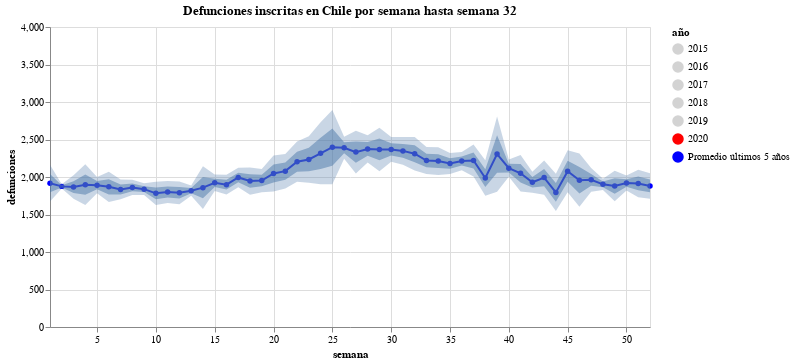

Notebook source saved alongside this figure:
### Code cell
#hide_input
label = alt.selection_single(
    encodings=['x'], # limit selection to x-axis value
    on='mouseover',  # select on mouseover events
    nearest=True,    # select data point nearest the cursor
    empty='none'     # empty selection includes no data points
)

base = alt.Chart(deaths_year_week.drop([i for i in np.arange(2010,2015)]).reset_index().melt("año", value_name="defunciones")).mark_line(point=True).encode(
    x = alt.X("semana:Q",scale=alt.Scale(domain=(1, 52))),
    y = alt.Y("defunciones", scale=alt.Scale(domain=(0,4000))),
    color=alt.Color('año:N', scale=alt.Scale(range=['lightgray', 'lightgray', 'lightgray', 'lightgray', 'lightgray', 'red',"blue"], 
                                             domain=["2015", "2016", "2017", "2018", "2019", "2020", "Promedio últimos 5 años"]))
)

alt.layer(
    base, # base line chart
    
    alt.Chart(df_expected.reset_index()).mark_area(
        opacity=0.5
    ).encode(
        x=alt.X("semana", scale=alt.Scale(domain=(1, 52))),
        y=alt.Y("lower:Q", axis=alt.Axis(title="defunciones")),
        y2="upper:Q"
    ),
    
    alt.Chart(df_expected.reset_index()).mark_area(
        opacity=0.3
    ).encode(
        x=alt.X("semana", scale=alt.Scale(domain=(1, 52))),
        y="lower 2:Q",
        y2="upper 2:Q"
    ),
    # add a rule mark to serve as a guide line
    alt.Chart().mark_rule(color='#aaa').encode(
        x = alt.X('semana:Q', scale=alt.Scale(domain=(1, 52)), axis=alt.Axis(title='semana'), sort=None)
    ).transform_filter(label),
    
    # add circle marks for selected time points, hide unselected points
    base.mark_circle().encode(
        opacity=alt.condition(label, alt.value(1), alt.value(0))
    ).add_selection(label),

    # add white stroked text to provide a legible background for labels
    base.mark_text(align='left', dx=5, dy=-5, stroke='white', strokeWidth=2).encode(
        text='defunciones'
    ).transform_filter(label),

    # add text labels for stock prices
    base.mark_text(align='left', dx=5, dy=-5).encode(
        text='defunciones'
    ).transform_filter(label),
    
    data=deaths_year_week.drop([i for i in np.arange(2010,2015)]).reset_index().melt("año", value_name="defunciones")
).properties(
    title = f'Defunciones inscritas en Chile por semana hasta semana {current_week-1}',
    width=600
)

### Figure 1 — Vega-Lite specification as saved in the notebook (floating-point values rounded to 4 significant figures; data arrays with more than 128 entries replaced by an {"elided": "..."} marker saying what was removed)
{"config": {"view": {"continuousWidth": 400, "continuousHeight": 300}}, "layer": [{"data": {"name": "data-0583bb694482f3da28ceab995e3ea9e0"}, "mark": {"type": "line", "point": true}, "encoding": {"color": {"type": "nominal", "field": "año", "scale": {"domain": ["2015", "2016", "2017", "2018", "2019", "2020", "Promedio últimos 5 años"], "range": ["lightgray", "lightgray", "lightgray", "lightgray", "lightgray", "red", "blue"]}}, "x": {"type": "quantitative", "field": "semana", "scale": {"domain": [1, 52]}}, "y": {"type": "quantitative", "field": "defunciones", "scale": {"domain": [0, 4000]}}}}, {"data": {"name": "data-9d1985f9641f2876fa6991554ca56a44"}, "mark": {"type": "area", "opacity": 0.5}, "encoding": {"x": {"type": "quantitative", "field": "semana", "scale": {"domain": [1, 52]}}, "y": {"type": "quantitative", "axis": {"title": "defunciones"}, "field": "lower"}, "y2": {"field": "upper"}}}, {"data": {"name": "data-9d1985f9641f2876fa6991554ca56a44"}, "mark": {"type": "area", "opacity": 0.3}, "encoding": {"x": {"type": "quantitative", "field": "semana", "scale": {"domain": [1, 52]}}, "y": {"type": "quantitative", "field": "lower 2"}, "y2": {"field": "upper 2"}}}, {"mark": {"type": "rule", "color": "#aaa"}, "encoding": {"x": {"type": "quantitative", "axis": {"title": "semana"}, "field": "semana", "scale": {"domain": [1, 52]}, "sort": null}}, "transform": [{"filter": {"selection": "selector001"}}]}, {"data": {"name": "data-0583bb694482f3da28ceab995e3ea9e0"}, "mark": "circle", "encoding": {"color": {"type": "nominal", "field": "año", "scale": {"domain": ["2015", "2016", "2017", "2018", "2019", "2020", "Promedio últimos 5 años"], "range": ["lightgray", "lightgray", "lightgray", "lightgray", "lightgray", "red", "blue"]}}, "opacity": {"condition": {"value": 1, "selection": "selector001"}, "value": 0}, "x": {"type": "quantitative", "field": "semana", "scale": {"domain": [1, 52]}}, "y": {"type": "quantitative", "field": "defunciones", "scale": {"domain": [0, 4000]}}}, "selection": {"selector001": {"type": "single", "encodings": ["x"], "on": "mouseover", "nearest": true, "empty": "none"}}}, {"data": {"name": "data-0583bb694482f3da28ceab995e3ea9e0"}, "mark": {"type": "text", "align": "left", "dx": 5, "dy": -5, "stroke": "white", "strokeWidth": 2}, "encoding": {"color": {"type": "nominal", "field": "año", "scale": {"domain": ["2015", "2016", "2017", "2018", "2019", "2020", "Promedio últimos 5 años"], "range": ["lightgray", "lightgray", "lightgray", "lightgray", "lightgray", "red", "blue"]}}, "text": {"type": "quantitative", "field": "defunciones"}, "x": {"type": "quantitative", "field": "semana", "scale": {"domain": [1, 52]}}, "y": {"type": "quantitative", "field": "defunciones", "scale": {"domain": [0, 4000]}}}, "transform": [{"filter": {"selection": "selector001"}}]}, {"data": {"name": "data-0583bb694482f3da28ceab995e3ea9e0"}, "mark": {"type": "text", "align": "left", "dx": 5, "dy": -5}, "encoding": {"color": {"type": "nominal", "field": "año", "scale": {"domain": ["2015", "2016", "2017", "2018", "2019", "2020", "Promedio últimos 5 años"], "range": ["lightgray", "lightgray", "lightgray", "lightgray", "lightgray", "red", "blue"]}}, "text": {"type": "quantitative", "field": "defunciones"}, "x": {"type": "quantitative", "field": "semana", "scale": {"domain": [1, 52]}}, "y": {"type": "quantitative", "field": "defunciones", "scale": {"domain": [0, 4000]}}}, "transform": [{"filter": {"selection": "selector001"}}]}], "data": {"name": "data-0583bb694482f3da28ceab995e3ea9e0"}, "title": "Defunciones inscritas en Chile por semana hasta semana 32", "width": 600, "$schema": "https://vega.github.io/schema/vega-lite/v4.8.1.json", "datasets": {"data-0583bb694482f3da28ceab995e3ea9e0": {"elided": "364 records"}, "data-9d1985f9641f2876fa6991554ca56a44": [{"semana": 1, "lower": 1795.0, "upper": 2039.0, "lower 2": 1673.0, "upper 2": 2162.0}, {"semana": 2, "lower": 1861.0, "upper": 1889.0, "lower 2": 1848.0, "upper 2": 1902.0}, {"semana": 3, "lower": 1788.0, "upper": 1944.0, "lower 2": 1710.0, "upper 2": 2022.0}, {"semana": 4, "lower": 1762.0, "upper": 2034.0, "lower 2": 1627.0, "upper 2": 2170.0}, {"semana": 5, "lower": 1837.0, "upper": 1945.0, "lower 2": 1783.0, "upper 2": 1999.0}, {"semana": 6, "lower": 1768.0, "upper": 1970.0, "lower 2": 1667.0, "upper 2": 2070.0}, {"semana": 7, "lower": 1768.0, "upper": 1900.0, "lower 2": 1703.0, "upper 2": 1965.0}, {"semana": 8, "lower": 1810.0, "upper": 1912.0, "lower 2": 1759.0, "upper 2": 1963.0}, {"semana": 9, "lower": 1800.0, "upper": 1876.0, "lower 2": 1761.0, "upper 2": 1915.0}, {"semana": 10, "lower": 1704.0, "upper": 1860.0, "lower 2": 1626.0, "upper 2": 1938.0}, {"semana": 11, "lower": 1726.0, "upper": 1874.0, "lower 2": 1652.0, "upper 2": 1948.0}, {"semana": 12, "lower": 1713.0, "upper": 1865.0, "lower 2": 1637.0, "upper 2": 1941.0}, {"semana": 13, "lower": 1784.0, "upper": 1852.0, "lower 2": 1750.0, "upper 2": 1886.0}, {"semana": 14, "lower": 1716.0, "upper": 2000.0, "lower 2": 1574.0, "upper 2": 2142.0}, {"semana": 15, "lower": 1868.0, "upper": 1978.0, "lower 2": 1814.0, "upper 2": 2032.0}, {"semana": 16, "lower": 1832.0, "upper": 1964.0, "lower 2": 1765.0, "upper 2": 2031.0}, {"semana": 17, "lower": 1929.0, "upper": 2058.0, "lower 2": 1864.0, "upper 2": 2124.0}, {"semana": 18, "lower": 1855.0, "upper": 2037.0, "lower 2": 1763.0, "upper 2": 2128.0}, {"semana": 19, "lower": 1875.0, "upper": 2029.0, "lower 2": 1798.0, "upper 2": 2106.0}, {"semana": 20, "lower": 1928.0, "upper": 2168.0, "lower 2": 1808.0, "upper 2": 2288.0}, {"semana": 21, "lower": 1963.0, "upper": 2194.0, "lower 2": 1847.0, "upper 2": 2308.0}, {"semana": 22, "lower": 2070.0, "upper": 2338.0, "lower 2": 1936.0, "upper 2": 2472.0}, {"semana": 23, "lower": 2078.0, "upper": 2390.0, "lower 2": 1924.0, "upper 2": 2544.0}, {"semana": 24, "lower": 2108.0, "upper": 2524.0, "lower 2": 1902.0, "upper 2": 2730.0}, {"semana": 25, "lower": 2150.0, "upper": 2646.0, "lower 2": 1902.0, "upper 2": 2894.0}, {"semana": 26, "lower": 2316.0, "upper": 2464.0, "lower 2": 2242.0, "upper 2": 2538.0}, {"semana": 27, "lower": 2190.0, "upper": 2474.0, "lower 2": 2047.0, "upper 2": 2618.0}, {"semana": 28, "lower": 2282.0, "upper": 2466.0, "lower 2": 2192.0, "upper 2": 2556.0}, {"semana": 29, "lower": 2224.0, "upper": 2512.0, "lower 2": 2078.0, "upper 2": 2658.0}, {"semana": 30, "lower": 2286.0, "upper": 2450.0, "lower 2": 2202.0, "upper 2": 2534.0}, {"semana": 31, "lower": 2256.0, "upper": 2440.0, "lower 2": 2164.0, "upper 2": 2532.0}, {"semana": 32, "lower": 2198.0, "upper": 2422.0, "lower 2": 2086.0, "upper 2": 2534.0}, {"semana": 33, "lower": 2130.0, "upper": 2310.0, "lower 2": 2039.0, "upper 2": 2400.0}, {"semana": 34, "lower": 2120.0, "upper": 2304.0, "lower 2": 2026.0, "upper 2": 2398.0}, {"semana": 35, "lower": 2110.0, "upper": 2250.0, "lower 2": 2041.0, "upper 2": 2320.0}, {"semana": 36, "lower": 2152.0, "upper": 2272.0, "lower 2": 2090.0, "upper 2": 2334.0}, {"semana": 37, "lower": 2114.0, "upper": 2326.0, "lower 2": 2008.0, "upper 2": 2432.0}, {"semana": 38, "lower": 1868.0, "upper": 2104.0, "lower 2": 1750.0, "upper 2": 2222.0}, {"semana": 39, "lower": 2056.0, "upper": 2556.0, "lower 2": 1804.0, "upper 2": 2808.0}, {"semana": 40, "lower": 2060.0, "upper": 2176.0, "lower 2": 2004.0, "upper 2": 2232.0}, {"semana": 41, "lower": 1928.0, "upper": 2172.0, "lower 2": 1806.0, "upper 2": 2294.0}, {"semana": 42, "lower": 1860.0, "upper": 2000.0, "lower 2": 1790.0, "upper 2": 2070.0}, {"semana": 43, "lower": 1878.0, "upper": 2106.0, "lower 2": 1764.0, "upper 2": 2220.0}, {"semana": 44, "lower": 1669.0, "upper": 1919.0, "lower 2": 1545.0, "upper 2": 2043.0}, {"semana": 45, "lower": 1936.0, "upper": 2216.0, "lower 2": 1795.0, "upper 2": 2356.0}, {"semana": 46, "lower": 1780.0, "upper": 2134.0, "lower 2": 1603.0, "upper 2": 2312.0}, {"semana": 47, "lower": 1883.0, "upper": 2041.0, "lower 2": 1804.0, "upper 2": 2120.0}, {"semana": 48, "lower": 1864.0, "upper": 1940.0, "lower 2": 1826.0, "upper 2": 1978.0}, {"semana": 49, "lower": 1778.0, "upper": 1982.0, "lower 2": 1677.0, "upper 2": 2084.0}, {"semana": 50, "lower": 1870.0, "upper": 1970.0, "lower 2": 1819.0, "upper 2": 2021.0}, {"semana": 51, "lower": 1822.0, "upper": 2006.0, "lower 2": 1730.0, "upper 2": 2098.0}, {"semana": 52, "lower": 1795.0, "upper": 1965.0, "lower 2": 1710.0, "upper 2": 2050.0}]}}
